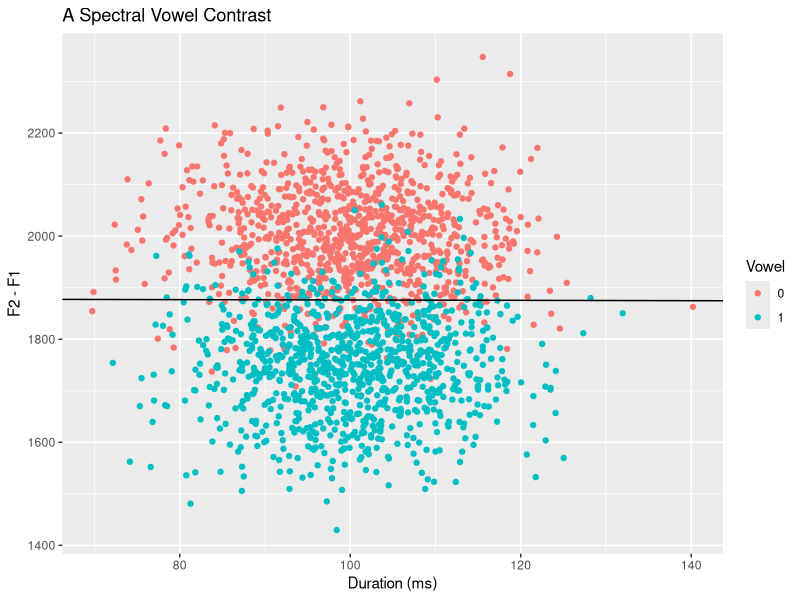
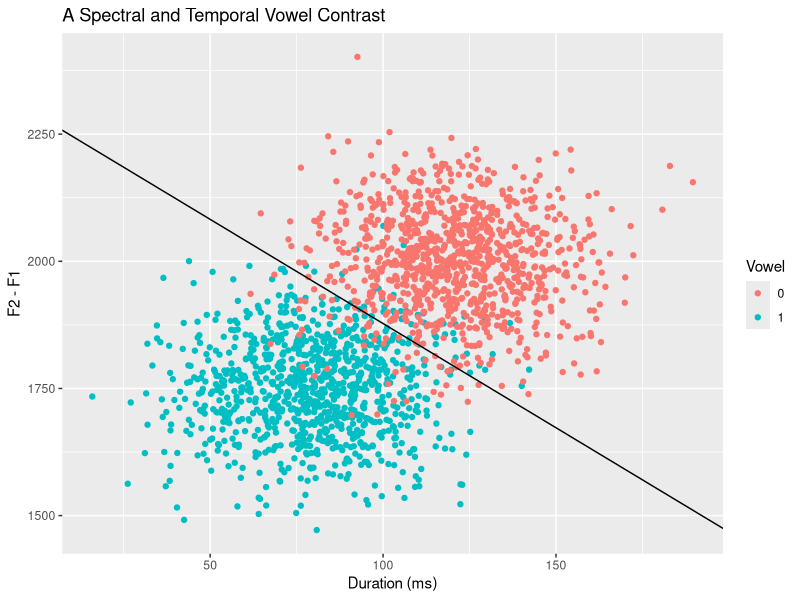

Write R code to recreate these figures, in order.
## ---- chunk 1
knitr::opts_chunk$set(echo = TRUE)
## ---- chunk 2
# set a random seed
set.seed(4321)

# generate data for our first vowel
vowel_zero <- data.frame(0, rnorm(1000,100,10), rnorm(1000,2000,100))
names(vowel_zero) <- c("vowel","duration","f2f1")

#generate data for our second vowel
vowel_one <- data.frame(1, rnorm(1000,100,10), rnorm(1000,1750,100))
names(vowel_one) <- c("vowel","duration","f2f1")

#bind them together to create our dataset
vowel_data <- rbind(vowel_zero, vowel_one)
## ---- chunk 3
vowel_model <- glm(vowel ~ duration + f2f1, family=binomial(link=logit), data=vowel_data)
vowel_coefs <- coef(vowel_model)
## ---- chunk 4
# intercept
boundary_intercept <- -vowel_coefs[1]/vowel_coefs[3] 

# slope
boundary_slope <- -vowel_coefs[2]/vowel_coefs[3]
## ---- chunk 5
# make sure we include ggplot2
library(ggplot2)

# plot the vowels
vowel_plot <- ggplot(vowel_data, aes(x=duration, y=f2f1)) +
  geom_point(aes(color=factor(vowel))) +
  geom_abline(intercept=boundary_intercept, slope=boundary_slope) +
  labs(title="A Spectral Vowel Contrast", colour="Vowel", x="Duration (ms)", y="F2 - F1")
vowel_plot
## ---- chunk 6
# set random seed
set.seed(4321)
 
#generate vowel zero data - note the longer duration
vowel_zero_2 <- data.frame(0, rnorm(1000,2000,100), rnorm(1000,120,20))
names(vowel_zero_2) <- c("vowel","f2f1","duration")

#generate vowel one data - shorter duration
vowel_one_2 <- data.frame(1, rnorm(1000,1750,100), rnorm(1000,80,20))
names(vowel_one_2) <- c("vowel","f2f1","duration")

# put both vowels in one data frame
vowel_data_2 <- rbind(vowel_one_2,vowel_zero_2)

# calculate coefficients with glm()
vowel_model_2 <- glm(vowel ~ duration + f2f1, family=binomial(link=logit), data=vowel_data_2)
vowel_coefs_2 <- coef(vowel_model_2)

# intercept and slope of linear decision boundary
boundary_intercept_2 <- -coef(vowel_model_2)[1]/(coef(vowel_model_2)[3])
boundary_slope_2 <- -coef(vowel_model_2)[2]/(coef(vowel_model_2)[3])

# plot
vowel_plot_2 <- ggplot(vowel_data_2, aes(x=duration, y=f2f1)) +
  geom_point(aes(color=factor(vowel))) +
  geom_abline(intercept=boundary_intercept_2, slope=boundary_slope_2) +
  labs(title="A Spectral and Temporal Vowel Contrast", colour="Vowel", x="Duration (ms)", y="F2 - F1")
vowel_plot_2
